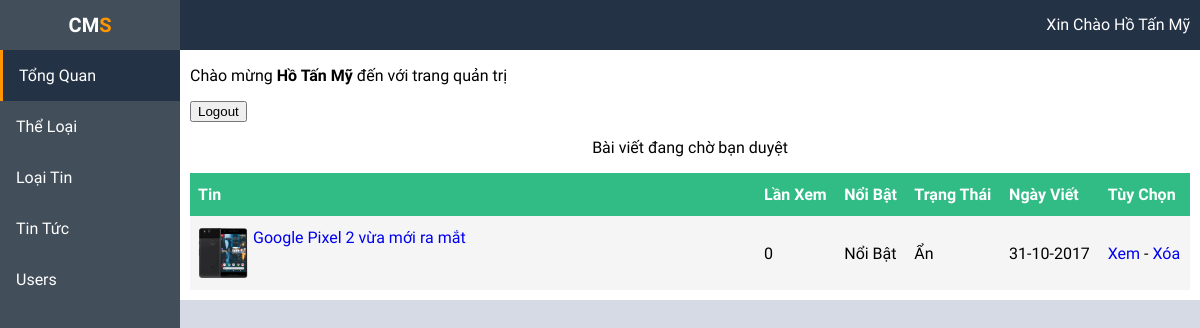
/admin/index.php (signed in), run on the app's committed database.
### tables this page shows
CREATE TABLE `tin` (
  `idTin` int(11) NOT NULL,
  `TieuDe` varchar(255) NOT NULL DEFAULT '',
  `TieuDe_KhongDau` varchar(255) DEFAULT NULL,
  `TomTat` varchar(1000) DEFAULT NULL,
  `urlHinh` varchar(255) DEFAULT NULL,
  `Ngay` datetime DEFAULT '0000-00-00 00:00:00',
  `idUser` int(11) NOT NULL DEFAULT '0',
  `Content` text,
  `idLT` int(11) NOT NULL DEFAULT '0',
  `SoLanXem` int(11) DEFAULT '0',
  `TinNoiBat` tinyint(1) DEFAULT '0',
  `AnHien` tinyint(1) DEFAULT '1'
);

### admin/libs/main.php (the view)
<p>Chào mừng <b><?php echo $_SESSION['hoten']; ?></b> đến với trang quản trị</p>
<form method="post" action="libs/process.php">
	<input type="submit" name="logout" id="logout" value="Logout">
</form>
<div class="choduyet">
	<p style="text-align: center;">Bài viết đang chờ bạn duyệt</p>
	<table>
		<thead>
			<tr>
				<th scope="col" width="150" class="text">Tin</th>
				<th scope="col" class="text">Lần Xem</th>
				<th scope="col" class="text">Nổi Bật</th>
				<th scope="col" class="text">Trạng Thái</th>
				<th scope="col" class="text">Ngày Viết</th>
				<th scope="col">Tùy Chọn</th>
			</tr>
		</thead>
		<tbody>
			<?php
				$slt = mysqli_query($conn, "SELECT * FROM tin WHERE AnHien=0 ORDER BY idTin DESC");
				while($rows = mysqli_fetch_array($slt)){
			?>
			<tr id="<?php echo $rows["idTin"]; ?>">
				<td width="550">
					<img src="../<?php echo $rows['urlHinh']; ?>" alt="" width="50" height="50" style="float: left; margin-right: 5px;">
					<a href="index.php?k=ts&lang=<?php echo $lang; ?>&idTin=<?php echo $rows['idTin']; ?>"><?php echo $rows['TieuDe']; ?></a>
				</td>
				<td><?php echo $rows['SoLanXem']; ?></td>
				<td><?php if($rows['TinNoiBat']) echo "Nổi Bật"; else echo "Không"; ?></td>
				<td><?php if($rows['AnHien']) echo "Hiện"; else echo "Ẩn"; ?></td>
				<td><?php echo date("d-m-Y",strtotime($rows['Ngay']));?></td>
				<td>
					<a href="index.php?k=ts&idTin=<?php echo $rows['idTin']; ?>" class="text a">Xem</a> -
					<a href="libs/process.php?idTin=<?php echo $rows['idTin']; ?>" onclick="return confirm('Bạn chắc chắn muốn xóa tin tức này chứ?')">Xóa</a>
				</td>
			</tr>
			<?php } ?>
		</tbody>
	</table>
</div>

### admin/css/style.css (style rules this page uses)
body { margin: 0; padding: 0; font-family: 'Saira', sans-serif; background: #d5dae5; width: 100%; }
a { outline: none; }
table { border-collapse: collapse; width: 100%; background: #fff; }
td, th { padding: 0.75em 0.5em; text-align: left; }
td a, th a, tr a { text-decoration: none; }
th { background-color: #31bc86; font-weight: bold; color: #fff; white-space: nowrap; }
tbody tr:nth-child(2n-1) { background: #f5f5f5; transition: all .125s ease-in-out; }

### data on the page
tin: urlHinh (picture), TieuDe "Google Pixel 2 vừa mới ra mắt", SoLanXem "0", TinNoiBat "Nổi Bật", AnHien "Ẩn", Ngay "31-10-2017"

### other printed values
$_SESSION['hoten'] "Hồ Tấn Mỹ"
